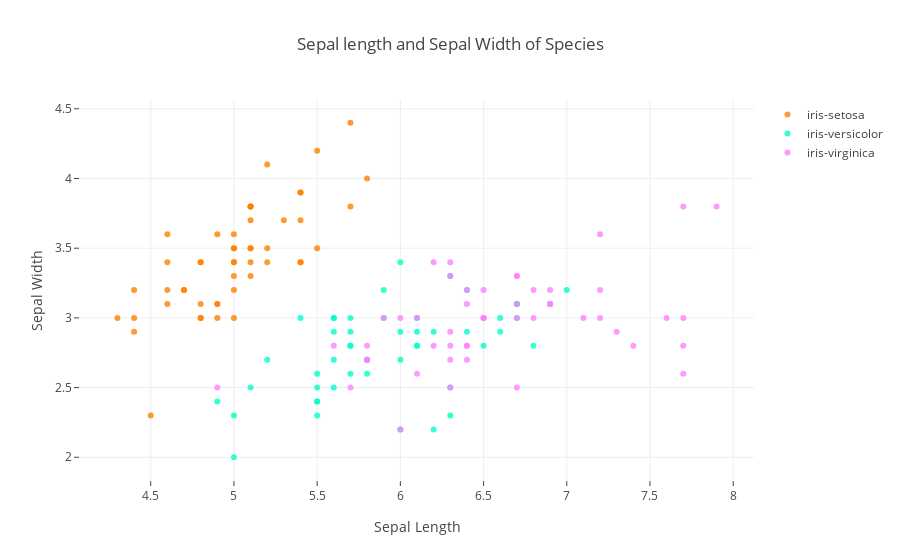

Notebook code cell kept with this figure:
### Code cell
py.offline.iplot(fig)

### Figure 1 — Plotly figure (JSON) as saved in the notebook; plotly's stock layout.template omitted (floating-point values rounded to 4 significant figures)
{"data": [{"marker": {"color": "rgba(255, 128, 2, 0.8)"}, "mode": "markers", "name": "iris-setosa", "text": ["iris-sesota", "iris-sesota", "iris-sesota", "iris-sesota", "iris-sesota", "iris-sesota", "iris-sesota", "iris-sesota", "iris-sesota", "iris-sesota", "iris-sesota", "iris-sesota", "iris-sesota", "iris-sesota", "iris-sesota", "iris-sesota", "iris-sesota", "iris-sesota", "iris-sesota", "iris-sesota", "iris-sesota", "iris-sesota", "iris-sesota", "iris-sesota", "iris-sesota", "iris-sesota", "iris-sesota", "iris-sesota", "iris-sesota", "iris-sesota", "iris-sesota", "iris-sesota", "iris-sesota", "iris-sesota", "iris-sesota", "iris-sesota", "iris-sesota", "iris-sesota", "iris-sesota", "iris-sesota", "iris-sesota", "iris-sesota", "iris-sesota", "iris-sesota", "iris-sesota", "iris-sesota", "iris-sesota", "iris-sesota", "iris-sesota", "iris-sesota"], "type": "scatter", "uid": "446a447b-838c-4a98-a769-24ea9fd992e6", "x": [5.1, 4.9, 4.7, 4.6, 5, 5.4, 4.6, 5, 4.4, 4.9, 5.4, 4.8, 4.8, 4.3, 5.8, 5.7, 5.4, 5.1, 5.7, 5.1, 5.4, 5.1, 4.6, 5.1, 4.8, 5, 5, 5.2, 5.2, 4.7, 4.8, 5.4, 5.2, 5.5, 4.9, 5, 5.5, 4.9, 4.4, 5.1, 5, 4.5, 4.4, 5, 5.1, 4.8, 5.1, 4.6, 5.3, 5], "y": [3.5, 3, 3.2, 3.1, 3.6, 3.9, 3.4, 3.4, 2.9, 3.1, 3.7, 3.4, 3, 3, 4, 4.4, 3.9, 3.5, 3.8, 3.8, 3.4, 3.7, 3.6, 3.3, 3.4, 3, 3.4, 3.5, 3.4, 3.2, 3.1, 3.4, 4.1, 4.2, 3.1, 3.2, 3.5, 3.6, 3, 3.4, 3.5, 2.3, 3.2, 3.5, 3.8, 3, 3.8, 3.2, 3.7, 3.3]}, {"marker": {"color": "rgba(0, 255, 200, 0.8)"}, "mode": "markers", "name": "iris-versicolor", "text": ["iris-versicolor", "iris-versicolor", "iris-versicolor", "iris-versicolor", "iris-versicolor", "iris-versicolor", "iris-versicolor", "iris-versicolor", "iris-versicolor", "iris-versicolor", "iris-versicolor", "iris-versicolor", "iris-versicolor", "iris-versicolor", "iris-versicolor", "iris-versicolor", "iris-versicolor", "iris-versicolor", "iris-versicolor", "iris-versicolor", "iris-versicolor", "iris-versicolor", "iris-versicolor", "iris-versicolor", "iris-versicolor", "iris-versicolor", "iris-versicolor", "iris-versicolor", "iris-versicolor", "iris-versicolor", "iris-versicolor", "iris-versicolor", "iris-versicolor", "iris-versicolor", "iris-versicolor", "iris-versicolor", "iris-versicolor", "iris-versicolor", "iris-versicolor", "iris-versicolor", "iris-versicolor", "iris-versicolor", "iris-versicolor", "iris-versicolor", "iris-versicolor", "iris-versicolor", "iris-versicolor", "iris-versicolor", "iris-versicolor", "iris-versicolor"], "type": "scatter", "uid": "10b4218d-ccf9-4b35-92ad-247e432ca9ad", "x": [7, 6.4, 6.9, 5.5, 6.5, 5.7, 6.3, 4.9, 6.6, 5.2, 5, 5.9, 6, 6.1, 5.6, 6.7, 5.6, 5.8, 6.2, 5.6, 5.9, 6.1, 6.3, 6.1, 6.4, 6.6, 6.8, 6.7, 6, 5.7, 5.5, 5.5, 5.8, 6, 5.4, 6, 6.7, 6.3, 5.6, 5.5, 5.5, 6.1, 5.8, 5, 5.6, 5.7, 5.7, 6.2, 5.1, 5.7], "y": [3.2, 3.2, 3.1, 2.3, 2.8, 2.8, 3.3, 2.4, 2.9, 2.7, 2, 3, 2.2, 2.9, 2.9, 3.1, 3, 2.7, 2.2, 2.5, 3.2, 2.8, 2.5, 2.8, 2.9, 3, 2.8, 3, 2.9, 2.6, 2.4, 2.4, 2.7, 2.7, 3, 3.4, 3.1, 2.3, 3, 2.5, 2.6, 3, 2.6, 2.3, 2.7, 3, 2.9, 2.9, 2.5, 2.8]}, {"marker": {"color": "rgba(255, 128, 255, 0.8)"}, "mode": "markers", "name": "iris-virginica", "text": ["iris-virginica", "iris-virginica", "iris-virginica", "iris-virginica", "iris-virginica", "iris-virginica", "iris-virginica", "iris-virginica", "iris-virginica", "iris-virginica", "iris-virginica", "iris-virginica", "iris-virginica", "iris-virginica", "iris-virginica", "iris-virginica", "iris-virginica", "iris-virginica", "iris-virginica", "iris-virginica", "iris-virginica", "iris-virginica", "iris-virginica", "iris-virginica", "iris-virginica", "iris-virginica", "iris-virginica", "iris-virginica", "iris-virginica", "iris-virginica", "iris-virginica", "iris-virginica", "iris-virginica", "iris-virginica", "iris-virginica", "iris-virginica", "iris-virginica", "iris-virginica", "iris-virginica", "iris-virginica", "iris-virginica", "iris-virginica", "iris-virginica", "iris-virginica", "iris-virginica", "iris-virginica", "iris-virginica", "iris-virginica", "iris-virginica", "iris-virginica"], "type": "scatter", "uid": "69e2ca98-18b4-4bea-988d-518296c40235", "x": [6.3, 5.8, 7.1, 6.3, 6.5, 7.6, 4.9, 7.3, 6.7, 7.2, 6.5, 6.4, 6.8, 5.7, 5.8, 6.4, 6.5, 7.7, 7.7, 6, 6.9, 5.6, 7.7, 6.3, 6.7, 7.2, 6.2, 6.1, 6.4, 7.2, 7.4, 7.9, 6.4, 6.3, 6.1, 7.7, 6.3, 6.4, 6, 6.9, 6.7, 6.9, 5.8, 6.8, 6.7, 6.7, 6.3, 6.5, 6.2, 5.9], "y": [3.3, 2.7, 3, 2.9, 3, 3, 2.5, 2.9, 2.5, 3.6, 3.2, 2.7, 3, 2.5, 2.8, 3.2, 3, 3.8, 2.6, 2.2, 3.2, 2.8, 2.8, 2.7, 3.3, 3.2, 2.8, 3, 2.8, 3, 2.8, 3.8, 2.8, 2.8, 2.6, 3, 3.4, 3.1, 3, 3.1, 3.1, 3.1, 2.7, 3.2, 3.3, 3, 2.5, 3, 3.4, 3]}], "layout": {"title": {"text": "Sepal length and Sepal Width of Species"}, "xaxis": {"ticklen": 5, "title": {"text": "Sepal Length"}, "zeroline": false}, "yaxis": {"ticklen": 5, "title": {"text": "Sepal Width"}, "zeroline": false}}}
